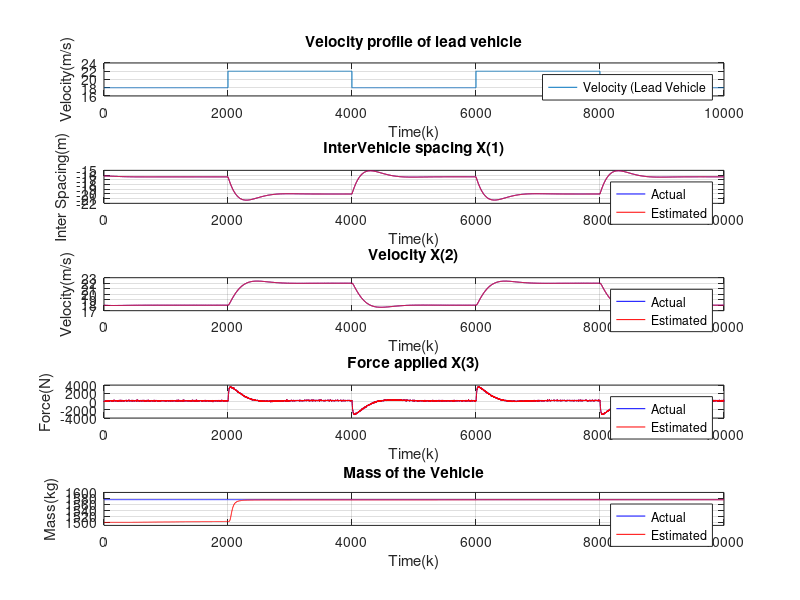

This figure's MATLAB source: (Note: this script raises an error after producing the figure.)
clear all; 
close all;
%given data
n=4;
Ap =  0.3;
d = 100;
ti= 0.2;
lamda = 0.9;
Kp = 1088;
Kd = 1525.9;
Tsim=100;
T = 0.01;
T_s = Tsim/T;
%system function
sys = @(pX, sV, sU) [pX(1)+T*( pX(2) -sV); 
                     pX(2)+(T/pX(4))*(-Ap*(pX(2))^2 -d + pX(3));
                     pX(3)+(T/ti)*(-pX(3)+sU);
                     pX(4)] 
%noise covarience
R = [0.0001 0
     0  0.00001]; 
%adding noise
v1 = sqrt(R(1,1)) * randn(1, T_s); 
v2 = sqrt(R(2,2)) * randn(1, T_s); 

x =0*ones(n,Tsim+1);
x(:,1) = [-16.2 18 0 1576]'; 
y=zeros(1,length(Tsim+1));
u=zeros(1,Tsim+1);
x_h =0*ones(n,Tsim+1);
x_h(:,1) = [-14.6 20 0 1500]';
P(:,:,1) = eye(4);

%EKF
for k=1:T_s
 
    %lead vehicle velocity
    if(mod(k,4000)>2000)
        v_l=22;
    elseif(mod(k,4000)<2000)
        v_l=18;
    end
    v_p(k)=v_l;
 z(:,k) =  [x(1,k); x(2,k)]  + [v1(k) ; v2(k)];
    
 %UPDATING
  H(:,:,k) =  [1,T,0,0;
               0,1-( 2*T*Ap*x_h(2,k)/x_h(4,k)),T/x_h(4,k),(-T/x_h(4,k)^2)*(-Ap*x_h(2,k)^2 -d + x_h(3,k))];             
  g(:,:,k) = P(:,:,k) * H(:,:,k)' * (H(:,:,k) * P(:,:,k) * H(:,:,k)' + R)^-1; 
  x_h(:, k) = x_h(:,k) + g(:,:, k) * (z(:,k) - [ x_h(1,k); x_h(2,k)]); 
  P(:,:,k) = (eye(4,4) - g(:,:,k)* H(:,:,k)) * P(:,:,k); 
  y(:,k+1) = -((x_h(1,k) + v1(k)) + lamda *(x_h(2,k) + v2(k)));
  u(:,k+1) = Kp * y(:,k+1) + (Kd/T) * (y(:,k+1) - y(:,k));
 
  F(:,:,k+1) = [1,T,0,0;
                0,1-((2*T*Ap*x_h(2,k))/x_h(4,k)),T/x_h(4,k),(-T/x_h(4,k)^2)*(-Ap*x_h(2,k)^2 -d + x_h(3,k));
                0,0,1-T/ti,0;
                0,0,0,1 ];
     
%PREDICTING
    %Predicted State estimate:
    x_h(1,k+1) = x_h(1,k) + T* (x_h(2,k) - v_l);
    x_h(2,k+1) = x_h(2,k) + (T/x_h(4,k))* (-Ap*(x_h(2,k))^2 - d +x_h(3,k));
    x_h(3,k+1) = x_h(3,k) + (T/ti )* (- x_h(3,k) + u(:,k));
    x_h(4,k+1)= x_h(4,k);
    %x_h(:,k+1)=sys(x_h(:,k),v1(k),u(:,k));    
    P(:,:,k+1) = F(:,:,k+1) * P(:,:,k)* F(:,:,k+1)' ;
              
%Updating State outputs (Actual Model)
    x(1,k+1) = x(1,k) + T* (x(2,k) - v_l);
    x(2,k+1) = x(2,k) + (T/x(4,k))* (-Ap*(x(2,k))^2 - d +x(3,k));
    x(3,k+1) = x(3,k) + (T/ti )* (- x(3,k) + u(:,k));
    x(4,k+1)= x(4,k);
    %x(:,k+1)=sys(x(:,k),v1(k),u(:,k))  
end

time = 0:T_s;
timel = 0:T_s-1;

subplot(5,1,1)
stairs (timel, v_p)
grid on
ylim([16,24])
legend('Velocity (Lead Vehicle','location','best');
xlabel('Time(k)');
ylabel('Velocity(m/s)');
title('Velocity profile of lead vehicle') 


subplot(5,1,2)
plot(time,x(1,:),'b')
hold on
grid on
plot(time,x_h(1,:),'r')
legend('Actual', 'Estimated','location','best');
xlabel('Time(k)');
ylabel('Inter Spacing(m)');
title('InterVehicle spacing X(1)')

subplot(5,1,3)
plot(time,x(2,:),'b')
hold on
grid on
plot(time,x_h(2,:),'r')
legend('Actual', 'Estimated','location','best');
xlabel('Time(k)');
ylabel('Velocity(m/s)');
title('Velocity X(2)')

subplot(5,1,4)
plot(time,x(3,:),'b')
hold on
grid on
plot(time,x_h(3,:),'r')   
legend('Actual', 'Estimated','location','best');
xlabel('Time(k)');
ylabel('Force(N)');
title('Force applied X(3)')

subplot(5,1,5)
stairs(time,x(4,:),'b') 
ylim([1490,1600])
hold on
grid on
stairs(time,x_h(4,:),'r')    
legend('Actual', 'Estimated','location','best');
xlabel('Time(k)');
ylabel('Mass(kg)');                 
title('Mass of the Vehicle')
suptitle('Vehicle Parameter and State Estimation in AHS Using EKF')                   
                   
    
    
    
   